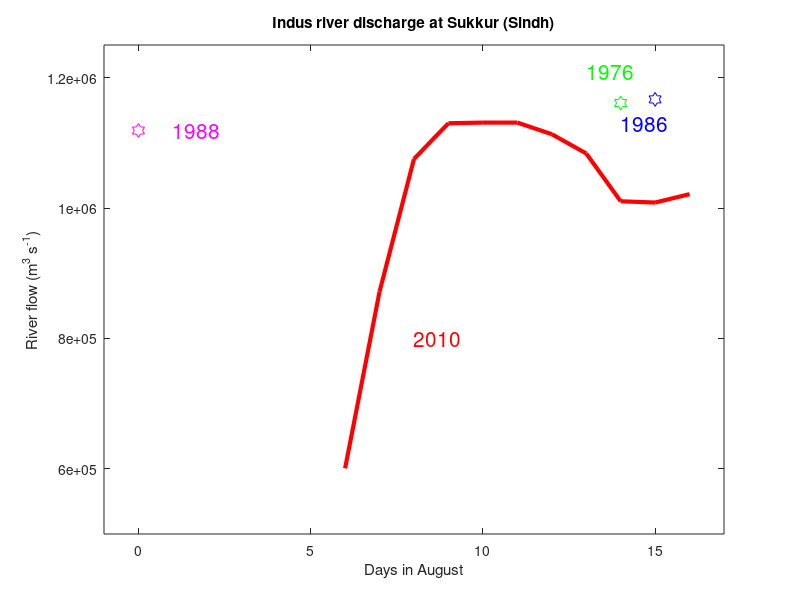

Write the MATLAB code that produced this figure. (Note: this script raises an error after producing the figure.)
function clp_discharge


time=[3:16]; % Days in April 2010
sukkur=[NaN,NaN,NaN,600710,871682,1075233,1130000,1130995,1130995,1113218,1083660,1010327,1008377,1021220]; %Discharge in CuSec

figure(1);
clf reset;

plot(time,sukkur,'r-','LineWidth',3);
set(gca,'XLim',[-1,17],'YLim',[500000,1250000]);
ylabel('River flow (m^3 s^{-1})');
xlabel('Days in August');
title('Indus river discharge at Sukkur (Sindh)');
text(8,800000,'2010','Color','r','FontSize',15);

hold on;

%Prior flood events from http://www.pakmet.com.pk/FFD/index_files/hpeak.htm
plot(15,1166574,'bh','MarkerSize',10);
text(14,1130000,'1986','Color','b','FontSize',15);
plot(14,1161000,'gh','MarkerSize',10);
text(13,1210000,'1976','Color','g','FontSize',15);
plot(0,1118856,'mh','MarkerSize',10);
text(1,1118856,'1988','Color','m','FontSize',15);

plot_multi_format(1,'indus_discharge');

figure(2);
clf reset;
clp_varves('timelim',[1970,2010],'lim',[0.8,1.4]);
hold on;
text(1985.8,1.35,'1986','Color','b','FontSize',15,'HorizontalAlignment','center');
text(1976,1.38,'1976','Color','g','FontSize',15,'HorizontalAlignment','center');
text(1988.2,1.35,'1988','Color','r','FontSize',15,'HorizontalAlignment','center');

plot(1970:1986,repmat(1.0097,17,1),'k--'); text(1987,1.0097,'5000 a mean');
plot(1978:1986,repmat(0.9298,9,1),'k:'); text(1987,0.93,'500 a mean');
plot(1982:1986,repmat(0.9124,5,1),'k-.');text(1987,0.91,'50 a mean');

plot_multi_format(1,'indus_varves_20');

%1.0097 5000 a mean
%0.0.9298 500 a mean
%0.9142 50 a mean


